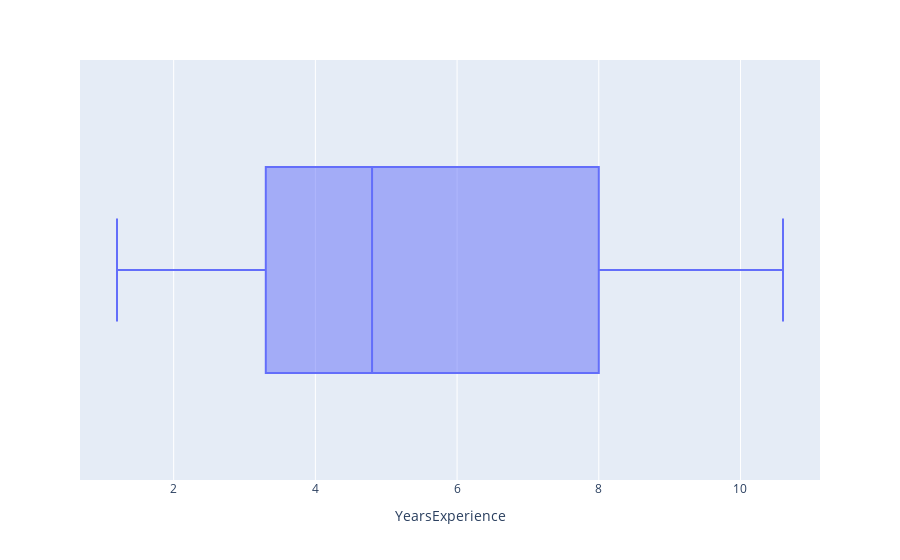

Notebook cell for this chart:
### Code cell
fig = px.box(df, x='YearsExperience')
fig.show()

### Figure 1 — Plotly figure (JSON) as saved in the notebook; plotly's stock layout.template omitted (floating-point values rounded to 4 significant figures)
{"data": [{"alignmentgroup": "True", "hovertemplate": "YearsExperience=%{x}<extra></extra>", "legendgroup": "", "marker": {"color": "#636efa"}, "name": "", "notched": false, "offsetgroup": "", "orientation": "h", "showlegend": false, "type": "box", "x": [1.2, 1.4, 1.6, 2.1, 2.3, 3, 3.1, 3.3, 3.3, 3.8, 4, 4.1, 4.1, 4.2, 4.6, 5, 5.2, 5.4, 6, 6.1, 6.9, 7.2, 8, 8.3, 8.8, 9.1, 9.6, 9.7, 10.4, 10.6], "x0": " ", "xaxis": "x", "y0": " ", "yaxis": "y"}], "layout": {"boxmode": "group", "legend": {"tracegroupgap": 0}, "margin": {"t": 60}, "xaxis": {"anchor": "y", "domain": [0, 1], "title": {"text": "YearsExperience"}}, "yaxis": {"anchor": "x", "domain": [0, 1]}}}
